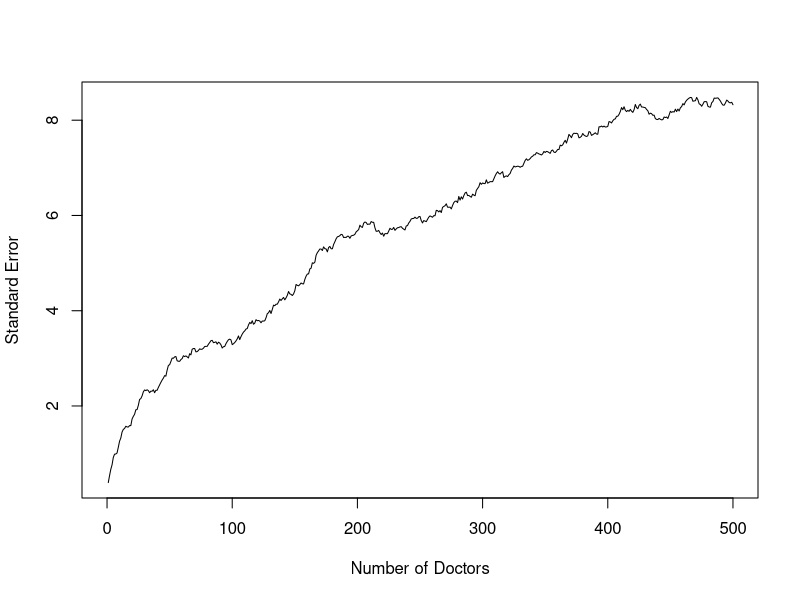

This figure's R source:
#Create a function which returns the standard error for a different
#number of doctors using the replicate weights with the mean of 1 
#and width of 1/5.

SEcalc <- function(no_doc){
           repdoc <- rep(NA, 80)
 
           for (i in 1:80){
                       set.seed(i)
                       repdoc[i] <- sum(rnorm(no_doc,1,1/5))  
               }
   
            differencesq <- (repdoc - no_doc)^2
            SE <- sqrt(4/80 * sum(differencesq))
            rm(repdoc,differencesq)
            SE
}

#Get SEs for a different number of docs using the function above.
#Number of docs will range from 1 to 500

doctors <- 1:500
SEresult <- rep(NA,500)

for (i in doctors){
        SEresult[i] <- SEcalc(i)
}

SEdoc <- data.frame(doctors, SEresult)
plot(doctors, SEresult,col="1",xlim=c(0,500),type="l",
     xlab="Number of Doctors",ylab="Standard Error")